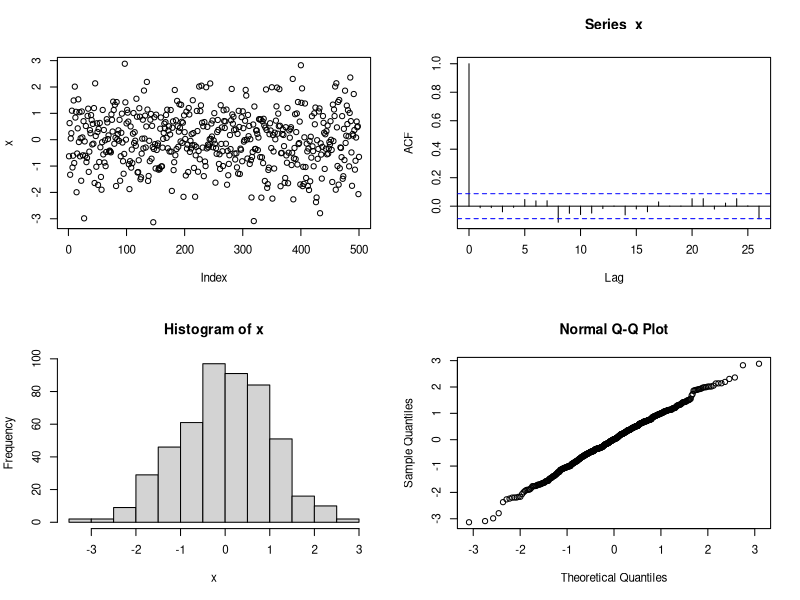

This chart was generated by the following R code:
library(fBasics)


### Name: interactivePlot
### Title: Interactive Plot Utility
### Aliases: interactivePlot
### Keywords: hplot

### ** Examples

## Test Plot Function:
   testPlot = function(x, which = "all", ...) {   
     # Plot Function and Addons:
     plot.1 <<- function(x, ...) plot(x, ...)      
     plot.2 <<- function(x, ...) acf(x, ...)
     plot.3 <<- function(x, ...) hist(x, ...)      
     plot.4 <<- function(x, ...) qqnorm(x, ...)
     # Plot:
     interactivePlot(x,
       choices = c("Series Plot", "ACF", "Histogram", "QQ Plot"),
       plotFUN = c("plot.1", "plot.2", "plot.3", "plot.4"),
       which = which, ...)       
     # Return Value:
     invisible()
   }  
   # Plot:
   par(mfrow = c(2, 2), cex = 0.7)
   testPlot(rnorm(500))
      
   # Try:
   # par(mfrow = c(1,1))
   # testPlot(rnorm(500), which = "ask")
